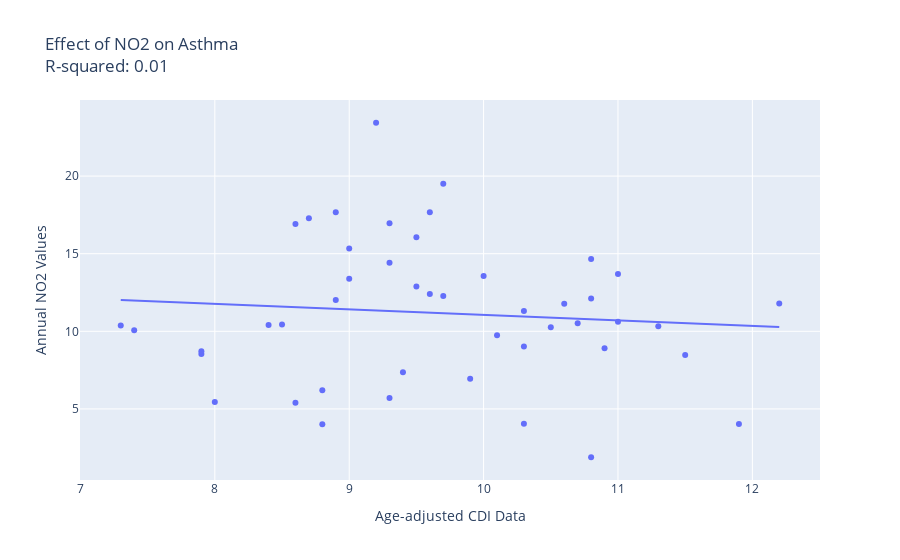

Notebook source saved alongside this figure:
### Code cell
## NO2 and Asthma
plot_indiv_cdi('NO2', "Asthma", asthma_df)

### Figure 1 — Plotly figure (JSON) as saved in the notebook; plotly's stock layout.template omitted (floating-point values rounded to 4 significant figures)
{"data": [{"hovertemplate": "<b>%{hovertext}</b><br><br>Age-adjusted CDI Data=%{x}<br>Annual NO2 Values=%{y}<extra></extra>", "hovertext": ["Alabama", "Arizona", "Arkansas", "California", "Colorado", "Delaware", "Florida", "Georgia", "Hawaii", "Idaho", "Illinois", "Indiana", "Iowa", "Kansas", "Kentucky", "Louisiana", "Maine", "Maryland", "Massachusetts", "Michigan", "Minnesota", "Mississippi", "Missouri", "Montana", "Nevada", "New Hampshire", "New Jersey", "New Mexico", "New York", "North Carolina", "North Dakota", "Ohio", "Oklahoma", "Oregon", "Pennsylvania", "Rhode Island", "South Carolina", "South Dakota", "Tennessee", "Texas", "Utah", "Vermont", "Virginia", "Washington", "Wisconsin", "Wyoming"], "legendgroup": "", "marker": {"color": "#636efa", "symbol": "circle"}, "mode": "markers", "name": "", "orientation": "v", "showlegend": false, "type": "scatter", "x": [9, 9.7, 8.9, 9.3, 9.6, 10.8, 7.3, 8.9, 8.6, 9.3, 8.7, 9.7, 9.3, 9.9, 11.3, 7.9, 10.9, 9, 10.6, 11, 8.5, 8.8, 9.5, 10.8, 9.2, 11.9, 8.6, 10.1, 9.5, 7.9, 8.8, 10, 11, 10.7, 10.5, 12.2, 9.4, 8, 10.3, 7.4, 10.8, 11.5, 8.4, 9.6, 10.3, 10.3], "xaxis": "x", "y": [15.34, 19.5, 12.02, 14.41, 12.41, 14.66, 10.38, 17.67, 5.405, 16.96, 17.28, 12.27, 5.711, 6.94, 10.32, 8.544, 8.905, 13.38, 11.78, 13.69, 10.43, 6.199, 12.88, 1.886, 23.44, 4.031, 16.92, 9.743, 16.06, 8.716, 4.005, 13.56, 10.62, 10.53, 10.25, 11.79, 7.369, 5.44, 11.31, 10.07, 12.11, 8.47, 10.41, 17.67, 9.017, 4.047], "yaxis": "y"}, {"hovertemplate": "<b>OLS trendline</b><br>NO2 = -0.356722 * DataValue + 14.6265<br>R<sup>2</sup>=0.008349<br><br>Age-adjusted CDI Data=%{x}<br>Annual NO2 Values=%{y} <b>(trend)</b><extra></extra>", "legendgroup": "", "marker": {"color": "#636efa", "symbol": "circle"}, "mode": "lines", "name": "", "showlegend": false, "type": "scatter", "x": [7.3, 7.4, 7.9, 7.9, 8, 8.4, 8.5, 8.6, 8.6, 8.7, 8.8, 8.8, 8.9, 8.9, 9, 9, 9.2, 9.3, 9.3, 9.3, 9.4, 9.5, 9.5, 9.6, 9.6, 9.7, 9.7, 9.9, 10, 10.1, 10.3, 10.3, 10.3, 10.5, 10.6, 10.7, 10.8, 10.8, 10.8, 10.9, 11, 11, 11.3, 11.5, 11.9, 12.2], "xaxis": "x", "y": [12.02, 11.99, 11.81, 11.81, 11.77, 11.63, 11.59, 11.56, 11.56, 11.52, 11.49, 11.49, 11.45, 11.45, 11.42, 11.42, 11.34, 11.31, 11.31, 11.31, 11.27, 11.24, 11.24, 11.2, 11.2, 11.17, 11.17, 11.09, 11.06, 11.02, 10.95, 10.95, 10.95, 10.88, 10.85, 10.81, 10.77, 10.77, 10.77, 10.74, 10.7, 10.7, 10.6, 10.52, 10.38, 10.27], "yaxis": "y"}], "layout": {"legend": {"tracegroupgap": 0}, "title": {"text": "Effect of NO2 on Asthma<br>R-squared: 0.01"}, "xaxis": {"anchor": "y", "domain": [0, 1], "title": {"text": "Age-adjusted CDI Data"}}, "yaxis": {"anchor": "x", "domain": [0, 1], "title": {"text": "Annual NO2 Values"}}}}
